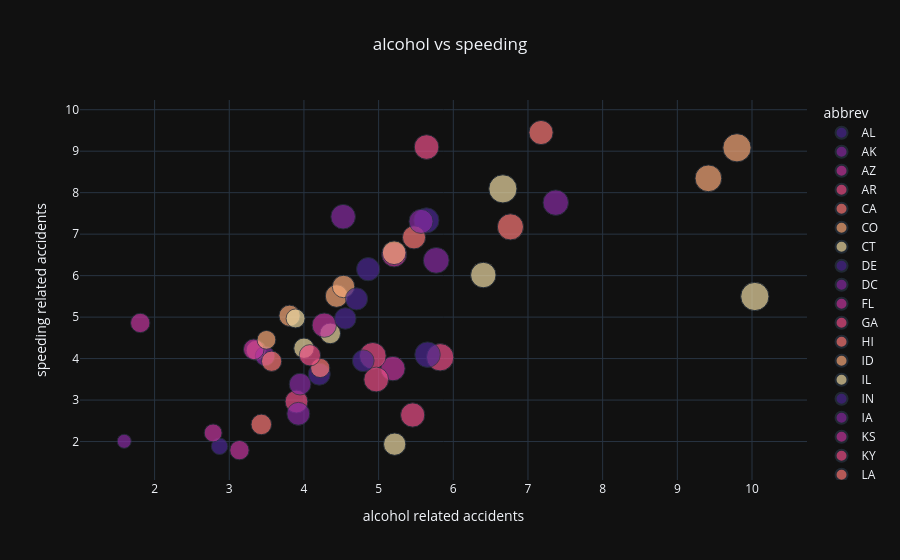

The notebook cell saved with this chart:
### Code cell
ig = px.scatter(df,x = 'alcohol', y = 'speeding',
                title = 'alcohol vs speeding',
                labels = {'alcohol':'alcohol related accidents',
                          'speeding':'speeding related accidents'}, 
                          color='abbrev',
                          color_discrete_sequence=px.colors.sequential.Agsunset, 
                          template='plotly_dark', 
                          size='total'
)
ig.update_layout(title ={'x':0.5})
ig.show()

### Figure 1 — Plotly figure (JSON) as saved in the notebook; plotly's stock layout.template omitted (floating-point values rounded to 4 significant figures)
{"data": [{"hovertemplate": "abbrev=AL<br>alcohol related accidents=%{x}<br>speeding related accidents=%{y}<br>total=%{marker.size}<extra></extra>", "legendgroup": "AL", "marker": {"color": "rgb(75, 41, 145)", "size": [18.8], "sizemode": "area", "sizeref": 0.05975, "symbol": "circle"}, "mode": "markers", "name": "AL", "orientation": "v", "showlegend": true, "type": "scatter", "x": [5.64], "xaxis": "x", "y": [7.332], "yaxis": "y"}, {"hovertemplate": "abbrev=AK<br>alcohol related accidents=%{x}<br>speeding related accidents=%{y}<br>total=%{marker.size}<extra></extra>", "legendgroup": "AK", "marker": {"color": "rgb(135, 44, 162)", "size": [18.1], "sizemode": "area", "sizeref": 0.05975, "symbol": "circle"}, "mode": "markers", "name": "AK", "orientation": "v", "showlegend": true, "type": "scatter", "x": [4.525], "xaxis": "x", "y": [7.421], "yaxis": "y"}, {"hovertemplate": "abbrev=AZ<br>alcohol related accidents=%{x}<br>speeding related accidents=%{y}<br>total=%{marker.size}<extra></extra>", "legendgroup": "AZ", "marker": {"color": "rgb(192, 54, 157)", "size": [18.6], "sizemode": "area", "sizeref": 0.05975, "symbol": "circle"}, "mode": "markers", "name": "AZ", "orientation": "v", "showlegend": true, "type": "scatter", "x": [5.208], "xaxis": "x", "y": [6.51], "yaxis": "y"}, {"hovertemplate": "abbrev=AR<br>alcohol related accidents=%{x}<br>speeding related accidents=%{y}<br>total=%{marker.size}<extra></extra>", "legendgroup": "AR", "marker": {"color": "rgb(234, 79, 136)", "size": [22.4], "sizemode": "area", "sizeref": 0.05975, "symbol": "circle"}, "mode": "markers", "name": "AR", "orientation": "v", "showlegend": true, "type": "scatter", "x": [5.824], "xaxis": "x", "y": [4.032], "yaxis": "y"}, {"hovertemplate": "abbrev=CA<br>alcohol related accidents=%{x}<br>speeding related accidents=%{y}<br>total=%{marker.size}<extra></extra>", "legendgroup": "CA", "marker": {"color": "rgb(250, 120, 118)", "size": [12.0], "sizemode": "area", "sizeref": 0.05975, "symbol": "circle"}, "mode": "markers", "name": "CA", "orientation": "v", "showlegend": true, "type": "scatter", "x": [3.36], "xaxis": "x", "y": [4.2], "yaxis": "y"}, {"hovertemplate": "abbrev=CO<br>alcohol related accidents=%{x}<br>speeding related accidents=%{y}<br>total=%{marker.size}<extra></extra>", "legendgroup": "CO", "marker": {"color": "rgb(246, 169, 122)", "size": [13.6], "sizemode": "area", "sizeref": 0.05975, "symbol": "circle"}, "mode": "markers", "name": "CO", "orientation": "v", "showlegend": true, "type": "scatter", "x": [3.808], "xaxis": "x", "y": [5.032], "yaxis": "y"}, {"hovertemplate": "abbrev=CT<br>alcohol related accidents=%{x}<br>speeding related accidents=%{y}<br>total=%{marker.size}<extra></extra>", "legendgroup": "CT", "marker": {"color": "rgb(237, 217, 163)", "size": [10.8], "sizemode": "area", "sizeref": 0.05975, "symbol": "circle"}, "mode": "markers", "name": "CT", "orientation": "v", "showlegend": true, "type": "scatter", "x": [3.888], "xaxis": "x", "y": [4.968], "yaxis": "y"}, {"hovertemplate": "abbrev=DE<br>alcohol related accidents=%{x}<br>speeding related accidents=%{y}<br>total=%{marker.size}<extra></extra>", "legendgroup": "DE", "marker": {"color": "rgb(75, 41, 145)", "size": [16.2], "sizemode": "area", "sizeref": 0.05975, "symbol": "circle"}, "mode": "markers", "name": "DE", "orientation": "v", "showlegend": true, "type": "scatter", "x": [4.86], "xaxis": "x", "y": [6.156], "yaxis": "y"}, {"hovertemplate": "abbrev=DC<br>alcohol related accidents=%{x}<br>speeding related accidents=%{y}<br>total=%{marker.size}<extra></extra>", "legendgroup": "DC", "marker": {"color": "rgb(135, 44, 162)", "size": [5.9], "sizemode": "area", "sizeref": 0.05975, "symbol": "circle"}, "mode": "markers", "name": "DC", "orientation": "v", "showlegend": true, "type": "scatter", "x": [1.593], "xaxis": "x", "y": [2.006], "yaxis": "y"}, {"hovertemplate": "abbrev=FL<br>alcohol related accidents=%{x}<br>speeding related accidents=%{y}<br>total=%{marker.size}<extra></extra>", "legendgroup": "FL", "marker": {"color": "rgb(192, 54, 157)", "size": [17.9], "sizemode": "area", "sizeref": 0.05975, "symbol": "circle"}, "mode": "markers", "name": "FL", "orientation": "v", "showlegend": true, "type": "scatter", "x": [5.191], "xaxis": "x", "y": [3.759], "yaxis": "y"}, {"hovertemplate": "abbrev=GA<br>alcohol related accidents=%{x}<br>speeding related accidents=%{y}<br>total=%{marker.size}<extra></extra>", "legendgroup": "GA", "marker": {"color": "rgb(234, 79, 136)", "size": [15.6], "sizemode": "area", "sizeref": 0.05975, "symbol": "circle"}, "mode": "markers", "name": "GA", "orientation": "v", "showlegend": true, "type": "scatter", "x": [3.9], "xaxis": "x", "y": [2.964], "yaxis": "y"}, {"hovertemplate": "abbrev=HI<br>alcohol related accidents=%{x}<br>speeding related accidents=%{y}<br>total=%{marker.size}<extra></extra>", "legendgroup": "HI", "marker": {"color": "rgb(250, 120, 118)", "size": [17.5], "sizemode": "area", "sizeref": 0.05975, "symbol": "circle"}, "mode": "markers", "name": "HI", "orientation": "v", "showlegend": true, "type": "scatter", "x": [7.175], "xaxis": "x", "y": [9.45], "yaxis": "y"}, {"hovertemplate": "abbrev=ID<br>alcohol related accidents=%{x}<br>speeding related accidents=%{y}<br>total=%{marker.size}<extra></extra>", "legendgroup": "ID", "marker": {"color": "rgb(246, 169, 122)", "size": [15.3], "sizemode": "area", "sizeref": 0.05975, "symbol": "circle"}, "mode": "markers", "name": "ID", "orientation": "v", "showlegend": true, "type": "scatter", "x": [4.437], "xaxis": "x", "y": [5.508], "yaxis": "y"}, {"hovertemplate": "abbrev=IL<br>alcohol related accidents=%{x}<br>speeding related accidents=%{y}<br>total=%{marker.size}<extra></extra>", "legendgroup": "IL", "marker": {"color": "rgb(237, 217, 163)", "size": [12.8], "sizemode": "area", "sizeref": 0.05975, "symbol": "circle"}, "mode": "markers", "name": "IL", "orientation": "v", "showlegend": true, "type": "scatter", "x": [4.352], "xaxis": "x", "y": [4.608], "yaxis": "y"}, {"hovertemplate": "abbrev=IN<br>alcohol related accidents=%{x}<br>speeding related accidents=%{y}<br>total=%{marker.size}<extra></extra>", "legendgroup": "IN", "marker": {"color": "rgb(75, 41, 145)", "size": [14.5], "sizemode": "area", "sizeref": 0.05975, "symbol": "circle"}, "mode": "markers", "name": "IN", "orientation": "v", "showlegend": true, "type": "scatter", "x": [4.205], "xaxis": "x", "y": [3.625], "yaxis": "y"}, {"hovertemplate": "abbrev=IA<br>alcohol related accidents=%{x}<br>speeding related accidents=%{y}<br>total=%{marker.size}<extra></extra>", "legendgroup": "IA", "marker": {"color": "rgb(135, 44, 162)", "size": [15.7], "sizemode": "area", "sizeref": 0.05975, "symbol": "circle"}, "mode": "markers", "name": "IA", "orientation": "v", "showlegend": true, "type": "scatter", "x": [3.925], "xaxis": "x", "y": [2.669], "yaxis": "y"}, {"hovertemplate": "abbrev=KS<br>alcohol related accidents=%{x}<br>speeding related accidents=%{y}<br>total=%{marker.size}<extra></extra>", "legendgroup": "KS", "marker": {"color": "rgb(192, 54, 157)", "size": [17.8], "sizemode": "area", "sizeref": 0.05975, "symbol": "circle"}, "mode": "markers", "name": "KS", "orientation": "v", "showlegend": true, "type": "scatter", "x": [4.272], "xaxis": "x", "y": [4.806], "yaxis": "y"}, {"hovertemplate": "abbrev=KY<br>alcohol related accidents=%{x}<br>speeding related accidents=%{y}<br>total=%{marker.size}<extra></extra>", "legendgroup": "KY", "marker": {"color": "rgb(234, 79, 136)", "size": [21.4], "sizemode": "area", "sizeref": 0.05975, "symbol": "circle"}, "mode": "markers", "name": "KY", "orientation": "v", "showlegend": true, "type": "scatter", "x": [4.922], "xaxis": "x", "y": [4.066], "yaxis": "y"}, {"hovertemplate": "abbrev=LA<br>alcohol related accidents=%{x}<br>speeding related accidents=%{y}<br>total=%{marker.size}<extra></extra>", "legendgroup": "LA", "marker": {"color": "rgb(250, 120, 118)", "size": [20.5], "sizemode": "area", "sizeref": 0.05975, "symbol": "circle"}, "mode": "markers", "name": "LA", "orientation": "v", "showlegend": true, "type": "scatter", "x": [6.765], "xaxis": "x", "y": [7.175], "yaxis": "y"}, {"hovertemplate": "abbrev=ME<br>alcohol related accidents=%{x}<br>speeding related accidents=%{y}<br>total=%{marker.size}<extra></extra>", "legendgroup": "ME", "marker": {"color": "rgb(246, 169, 122)", "size": [15.1], "sizemode": "area", "sizeref": 0.05975, "symbol": "circle"}, "mode": "markers", "name": "ME", "orientation": "v", "showlegend": true, "type": "scatter", "x": [4.53], "xaxis": "x", "y": [5.738], "yaxis": "y"}, {"hovertemplate": "abbrev=MD<br>alcohol related accidents=%{x}<br>speeding related accidents=%{y}<br>total=%{marker.size}<extra></extra>", "legendgroup": "MD", "marker": {"color": "rgb(237, 217, 163)", "size": [12.5], "sizemode": "area", "sizeref": 0.05975, "symbol": "circle"}, "mode": "markers", "name": "MD", "orientation": "v", "showlegend": true, "type": "scatter", "x": [4.0], "xaxis": "x", "y": [4.25], "yaxis": "y"}, {"hovertemplate": "abbrev=MA<br>alcohol related accidents=%{x}<br>speeding related accidents=%{y}<br>total=%{marker.size}<extra></extra>", "legendgroup": "MA", "marker": {"color": "rgb(75, 41, 145)", "size": [8.2], "sizemode": "area", "sizeref": 0.05975, "symbol": "circle"}, "mode": "markers", "name": "MA", "orientation": "v", "showlegend": true, "type": "scatter", "x": [2.87], "xaxis": "x", "y": [1.886], "yaxis": "y"}, {"hovertemplate": "abbrev=MI<br>alcohol related accidents=%{x}<br>speeding related accidents=%{y}<br>total=%{marker.size}<extra></extra>", "legendgroup": "MI", "marker": {"color": "rgb(135, 44, 162)", "size": [14.1], "sizemode": "area", "sizeref": 0.05975, "symbol": "circle"}, "mode": "markers", "name": "MI", "orientation": "v", "showlegend": true, "type": "scatter", "x": [3.948], "xaxis": "x", "y": [3.384], "yaxis": "y"}, {"hovertemplate": "abbrev=MN<br>alcohol related accidents=%{x}<br>speeding related accidents=%{y}<br>total=%{marker.size}<extra></extra>", "legendgroup": "MN", "marker": {"color": "rgb(192, 54, 157)", "size": [9.6], "sizemode": "area", "sizeref": 0.05975, "symbol": "circle"}, "mode": "markers", "name": "MN", "orientation": "v", "showlegend": true, "type": "scatter", "x": [2.784], "xaxis": "x", "y": [2.208], "yaxis": "y"}, {"hovertemplate": "abbrev=MS<br>alcohol related accidents=%{x}<br>speeding related accidents=%{y}<br>total=%{marker.size}<extra></extra>", "legendgroup": "MS", "marker": {"color": "rgb(234, 79, 136)", "size": [17.6], "sizemode": "area", "sizeref": 0.05975, "symbol": "circle"}, "mode": "markers", "name": "MS", "orientation": "v", "showlegend": true, "type": "scatter", "x": [5.456], "xaxis": "x", "y": [2.64], "yaxis": "y"}, {"hovertemplate": "abbrev=MO<br>alcohol related accidents=%{x}<br>speeding related accidents=%{y}<br>total=%{marker.size}<extra></extra>", "legendgroup": "MO", "marker": {"color": "rgb(250, 120, 118)", "size": [16.1], "sizemode": "area", "sizeref": 0.05975, "symbol": "circle"}, "mode": "markers", "name": "MO", "orientation": "v", "showlegend": true, "type": "scatter", "x": [5.474], "xaxis": "x", "y": [6.923], "yaxis": "y"}, {"hovertemplate": "abbrev=MT<br>alcohol related accidents=%{x}<br>speeding related accidents=%{y}<br>total=%{marker.size}<extra></extra>", "legendgroup": "MT", "marker": {"color": "rgb(246, 169, 122)", "size": [21.4], "sizemode": "area", "sizeref": 0.05975, "symbol": "circle"}, "mode": "markers", "name": "MT", "orientation": "v", "showlegend": true, "type": "scatter", "x": [9.416], "xaxis": "x", "y": [8.346], "yaxis": "y"}, {"hovertemplate": "abbrev=NE<br>alcohol related accidents=%{x}<br>speeding related accidents=%{y}<br>total=%{marker.size}<extra></extra>", "legendgroup": "NE", "marker": {"color": "rgb(237, 217, 163)", "size": [14.9], "sizemode": "area", "sizeref": 0.05975, "symbol": "circle"}, "mode": "markers", "name": "NE", "orientation": "v", "showlegend": true, "type": "scatter", "x": [5.215], "xaxis": "x", "y": [1.937], "yaxis": "y"}, {"hovertemplate": "abbrev=NV<br>alcohol related accidents=%{x}<br>speeding related accidents=%{y}<br>total=%{marker.size}<extra></extra>", "legendgroup": "NV", "marker": {"color": "rgb(75, 41, 145)", "size": [14.7], "sizemode": "area", "sizeref": 0.05975, "symbol": "circle"}, "mode": "markers", "name": "NV", "orientation": "v", "showlegend": true, "type": "scatter", "x": [4.704], "xaxis": "x", "y": [5.439], "yaxis": "y"}, {"hovertemplate": "abbrev=NH<br>alcohol related accidents=%{x}<br>speeding related accidents=%{y}<br>total=%{marker.size}<extra></extra>", "legendgroup": "NH", "marker": {"color": "rgb(135, 44, 162)", "size": [11.6], "sizemode": "area", "sizeref": 0.05975, "symbol": "circle"}, "mode": "markers", "name": "NH", "orientation": "v", "showlegend": true, "type": "scatter", "x": [3.48], "xaxis": "x", "y": [4.06], "yaxis": "y"}, {"hovertemplate": "abbrev=NJ<br>alcohol related accidents=%{x}<br>speeding related accidents=%{y}<br>total=%{marker.size}<extra></extra>", "legendgroup": "NJ", "marker": {"color": "rgb(192, 54, 157)", "size": [11.2], "sizemode": "area", "sizeref": 0.05975, "symbol": "circle"}, "mode": "markers", "name": "NJ", "orientation": "v", "showlegend": true, "type": "scatter", "x": [3.136], "xaxis": "x", "y": [1.792], "yaxis": "y"}, {"hovertemplate": "abbrev=NM<br>alcohol related accidents=%{x}<br>speeding related accidents=%{y}<br>total=%{marker.size}<extra></extra>", "legendgroup": "NM", "marker": {"color": "rgb(234, 79, 136)", "size": [18.4], "sizemode": "area", "sizeref": 0.05975, "symbol": "circle"}, "mode": "markers", "name": "NM", "orientation": "v", "showlegend": true, "type": "scatter", "x": [4.968], "xaxis": "x", "y": [3.496], "yaxis": "y"}, {"hovertemplate": "abbrev=NY<br>alcohol related accidents=%{x}<br>speeding related accidents=%{y}<br>total=%{marker.size}<extra></extra>", "legendgroup": "NY", "marker": {"color": "rgb(250, 120, 118)", "size": [12.3], "sizemode": "area", "sizeref": 0.05975, "symbol": "circle"}, "mode": "markers", "name": "NY", "orientation": "v", "showlegend": true, "type": "scatter", "x": [3.567], "xaxis": "x", "y": [3.936], "yaxis": "y"}, {"hovertemplate": "abbrev=NC<br>alcohol related accidents=%{x}<br>speeding related accidents=%{y}<br>total=%{marker.size}<extra></extra>", "legendgroup": "NC", "marker": {"color": "rgb(246, 169, 122)", "size": [16.8], "sizemode": "area", "sizeref": 0.05975, "symbol": "circle"}, "mode": "markers", "name": "NC", "orientation": "v", "showlegend": true, "type": "scatter", "x": [5.208], "xaxis": "x", "y": [6.552], "yaxis": "y"}, {"hovertemplate": "abbrev=ND<br>alcohol related accidents=%{x}<br>speeding related accidents=%{y}<br>total=%{marker.size}<extra></extra>", "legendgroup": "ND", "marker": {"color": "rgb(237, 217, 163)", "size": [23.9], "sizemode": "area", "sizeref": 0.05975, "symbol": "circle"}, "mode": "markers", "name": "ND", "orientation": "v", "showlegend": true, "type": "scatter", "x": [10.04], "xaxis": "x", "y": [5.497], "yaxis": "y"}, {"hovertemplate": "abbrev=OH<br>alcohol related accidents=%{x}<br>speeding related accidents=%{y}<br>total=%{marker.size}<extra></extra>", "legendgroup": "OH", "marker": {"color": "rgb(75, 41, 145)", "size": [14.1], "sizemode": "area", "sizeref": 0.05975, "symbol": "circle"}, "mode": "markers", "name": "OH", "orientation": "v", "showlegend": true, "type": "scatter", "x": [4.794], "xaxis": "x", "y": [3.948], "yaxis": "y"}, {"hovertemplate": "abbrev=OK<br>alcohol related accidents=%{x}<br>speeding related accidents=%{y}<br>total=%{marker.size}<extra></extra>", "legendgroup": "OK", "marker": {"color": "rgb(135, 44, 162)", "size": [19.9], "sizemode": "area", "sizeref": 0.05975, "symbol": "circle"}, "mode": "markers", "name": "OK", "orientation": "v", "showlegend": true, "type": "scatter", "x": [5.771], "xaxis": "x", "y": [6.368], "yaxis": "y"}, {"hovertemplate": "abbrev=OR<br>alcohol related accidents=%{x}<br>speeding related accidents=%{y}<br>total=%{marker.size}<extra></extra>", "legendgroup": "OR", "marker": {"color": "rgb(192, 54, 157)", "size": [12.8], "sizemode": "area", "sizeref": 0.05975, "symbol": "circle"}, "mode": "markers", "name": "OR", "orientation": "v", "showlegend": true, "type": "scatter", "x": [3.328], "xaxis": "x", "y": [4.224], "yaxis": "y"}, {"hovertemplate": "abbrev=PA<br>alcohol related accidents=%{x}<br>speeding related accidents=%{y}<br>total=%{marker.size}<extra></extra>", "legendgroup": "PA", "marker": {"color": "rgb(234, 79, 136)", "size": [18.2], "sizemode": "area", "sizeref": 0.05975, "symbol": "circle"}, "mode": "markers", "name": "PA", "orientation": "v", "showlegend": true, "type": "scatter", "x": [5.642], "xaxis": "x", "y": [9.1], "yaxis": "y"}, {"hovertemplate": "abbrev=RI<br>alcohol related accidents=%{x}<br>speeding related accidents=%{y}<br>total=%{marker.size}<extra></extra>", "legendgroup": "RI", "marker": {"color": "rgb(250, 120, 118)", "size": [11.1], "sizemode": "area", "sizeref": 0.05975, "symbol": "circle"}, "mode": "markers", "name": "RI", "orientation": "v", "showlegend": true, "type": "scatter", "x": [4.218], "xaxis": "x", "y": [3.774], "yaxis": "y"}, {"hovertemplate": "abbrev=SC<br>alcohol related accidents=%{x}<br>speeding related accidents=%{y}<br>total=%{marker.size}<extra></extra>", "legendgroup": "SC", "marker": {"color": "rgb(246, 169, 122)", "size": [23.9], "sizemode": "area", "sizeref": 0.05975, "symbol": "circle"}, "mode": "markers", "name": "SC", "orientation": "v", "showlegend": true, "type": "scatter", "x": [9.799], "xaxis": "x", "y": [9.082], "yaxis": "y"}, {"hovertemplate": "abbrev=SD<br>alcohol related accidents=%{x}<br>speeding related accidents=%{y}<br>total=%{marker.size}<extra></extra>", "legendgroup": "SD", "marker": {"color": "rgb(237, 217, 163)", "size": [19.4], "sizemode": "area", "sizeref": 0.05975, "symbol": "circle"}, "mode": "markers", "name": "SD", "orientation": "v", "showlegend": true, "type": "scatter", "x": [6.402], "xaxis": "x", "y": [6.014], "yaxis": "y"}, {"hovertemplate": "abbrev=TN<br>alcohol related accidents=%{x}<br>speeding related accidents=%{y}<br>total=%{marker.size}<extra></extra>", "legendgroup": "TN", "marker": {"color": "rgb(75, 41, 145)", "size": [19.5], "sizemode": "area", "sizeref": 0.05975, "symbol": "circle"}, "mode": "markers", "name": "TN", "orientation": "v", "showlegend": true, "type": "scatter", "x": [5.655], "xaxis": "x", "y": [4.095], "yaxis": "y"}, {"hovertemplate": "abbrev=TX<br>alcohol related accidents=%{x}<br>speeding related accidents=%{y}<br>total=%{marker.size}<extra></extra>", "legendgroup": "TX", "marker": {"color": "rgb(135, 44, 162)", "size": [19.4], "sizemode": "area", "sizeref": 0.05975, "symbol": "circle"}, "mode": "markers", "name": "TX", "orientation": "v", "showlegend": true, "type": "scatter", "x": [7.372], "xaxis": "x", "y": [7.76], "yaxis": "y"}, {"hovertemplate": "abbrev=UT<br>alcohol related accidents=%{x}<br>speeding related accidents=%{y}<br>total=%{marker.size}<extra></extra>", "legendgroup": "UT", "marker": {"color": "rgb(192, 54, 157)", "size": [11.3], "sizemode": "area", "sizeref": 0.05975, "symbol": "circle"}, "mode": "markers", "name": "UT", "orientation": "v", "showlegend": true, "type": "scatter", "x": [1.808], "xaxis": "x", "y": [4.859], "yaxis": "y"}, {"hovertemplate": "abbrev=VT<br>alcohol related accidents=%{x}<br>speeding related accidents=%{y}<br>total=%{marker.size}<extra></extra>", "legendgroup": "VT", "marker": {"color": "rgb(234, 79, 136)", "size": [13.6], "sizemode": "area", "sizeref": 0.05975, "symbol": "circle"}, "mode": "markers", "name": "VT", "orientation": "v", "showlegend": true, "type": "scatter", "x": [4.08], "xaxis": "x", "y": [4.08], "yaxis": "y"}, {"hovertemplate": "abbrev=VA<br>alcohol related accidents=%{x}<br>speeding related accidents=%{y}<br>total=%{marker.size}<extra></extra>", "legendgroup": "VA", "marker": {"color": "rgb(250, 120, 118)", "size": [12.7], "sizemode": "area", "sizeref": 0.05975, "symbol": "circle"}, "mode": "markers", "name": "VA", "orientation": "v", "showlegend": true, "type": "scatter", "x": [3.429], "xaxis": "x", "y": [2.413], "yaxis": "y"}, {"hovertemplate": "abbrev=WA<br>alcohol related accidents=%{x}<br>speeding related accidents=%{y}<br>total=%{marker.size}<extra></extra>", "legendgroup": "WA", "marker": {"color": "rgb(246, 169, 122)", "size": [10.6], "sizemode": "area", "sizeref": 0.05975, "symbol": "circle"}, "mode": "markers", "name": "WA", "orientation": "v", "showlegend": true, "type": "scatter", "x": [3.498], "xaxis": "x", "y": [4.452], "yaxis": "y"}, {"hovertemplate": "abbrev=WV<br>alcohol related accidents=%{x}<br>speeding related accidents=%{y}<br>total=%{marker.size}<extra></extra>", "legendgroup": "WV", "marker": {"color": "rgb(237, 217, 163)", "size": [23.8], "sizemode": "area", "sizeref": 0.05975, "symbol": "circle"}, "mode": "markers", "name": "WV", "orientation": "v", "showlegend": true, "type": "scatter", "x": [6.664], "xaxis": "x", "y": [8.092], "yaxis": "y"}, {"hovertemplate": "abbrev=WI<br>alcohol related accidents=%{x}<br>speeding related accidents=%{y}<br>total=%{marker.size}<extra></extra>", "legendgroup": "WI", "marker": {"color": "rgb(75, 41, 145)", "size": [13.8], "sizemode": "area", "sizeref": 0.05975, "symbol": "circle"}, "mode": "markers", "name": "WI", "orientation": "v", "showlegend": true, "type": "scatter", "x": [4.554], "xaxis": "x", "y": [4.968], "yaxis": "y"}, {"hovertemplate": "abbrev=WY<br>alcohol related accidents=%{x}<br>speeding related accidents=%{y}<br>total=%{marker.size}<extra></extra>", "legendgroup": "WY", "marker": {"color": "rgb(135, 44, 162)", "size": [17.4], "sizemode": "area", "sizeref": 0.05975, "symbol": "circle"}, "mode": "markers", "name": "WY", "orientation": "v", "showlegend": true, "type": "scatter", "x": [5.568], "xaxis": "x", "y": [7.308], "yaxis": "y"}], "layout": {"legend": {"itemsizing": "constant", "title": {"text": "abbrev"}, "tracegroupgap": 0}, "title": {"text": "alcohol vs speeding", "x": 0.5}, "xaxis": {"anchor": "y", "domain": [0, 1], "title": {"text": "alcohol related accidents"}}, "yaxis": {"anchor": "x", "domain": [0, 1], "title": {"text": "speeding related accidents"}}}}
